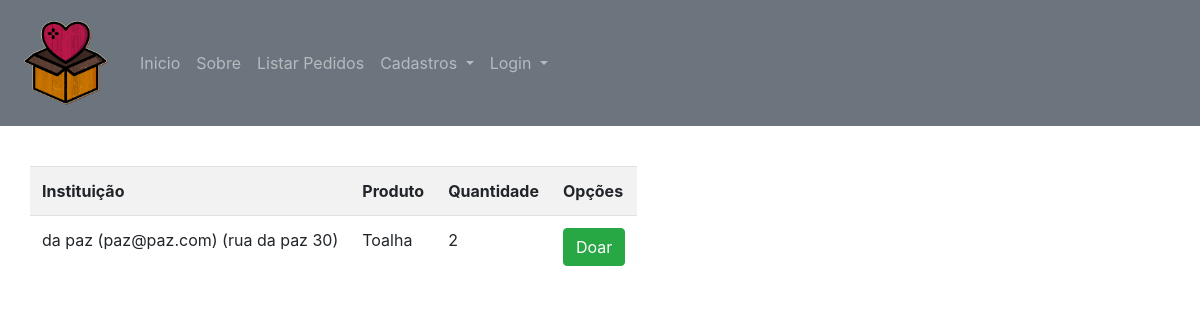
The page /listar/pedido/ on the database as committed earlier.
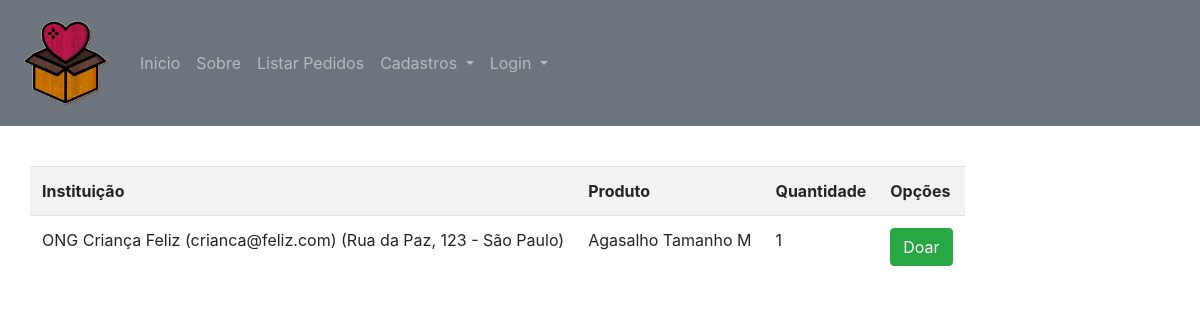
The same page on the database as committed later.
### doacao/models.py (models this page shows, shortened)
class Produto(models.Model):
   nome = models.CharField(max_length = 100, verbose_name="Nome do Produto")
   quantidade = models.IntegerField(verbose_name="Quantidade")
   instituicao = models.ForeignKey(Instituicao, on_delete=models.CASCADE)

class Instituicao(models.Model):
   nome = models.CharField(max_length = 100, verbose_name="Nome da Instituição")
   email = models.CharField(max_length= 100, verbose_name="e-mail")
   endereco = models.CharField(max_length= 255,verbose_name="Endereço")
   def __str__(self):
      return "{} ({}) ({}) ".format(self.nome, self.email, self.endereco)

### doacao/views.py (the view)
# urls.py: path('listar/pedido/', Produtolist.as_view(), name="listar-pedido"),
class Produtolist(ListView):
   model = Produto
   template_name = 'listarpedido.html'

### doacao/templates/listarpedido.html
{% extends 'base.html' %}
{% load static %}
{% load crispy_forms_tags %}
{% block conteudo %}
<table class="table table-striped">
    <tr>
        <th>Instituição</th>
        <th>Produto</th>
        <th>Quantidade</th>
        <th>Opções</th>
    </tr>
    {% for produto in object_list %}
    <tr>
        <td>{{produto.instituicao}}</td>
        <td>{{produto.nome}}</td>
        <td>{{produto.quantidade}}</td>
        <td>
            <a href="{% url 'confirmar-doacao' %}" class="btn btn-success">Doar</a>
        </td>
    </tr>
    {% empty %}
    <tr>
        <td colspan="3">Nenhum Pedido!</td>
    </tr>
    {% endfor %}
</table>
{% endblock %}

Rows that differ between the two databases and show on the page:
removed Produto: instituicao "da paz (paz@paz.com) (rua da paz 30)", nome "Toalha", quantidade "2"
added Produto: instituicao "ONG Criança Feliz (crianca@feliz.com) (Rua da Paz, 123 - São Paulo)", nome "Agasalho Tamanho M", quantidade "1"
